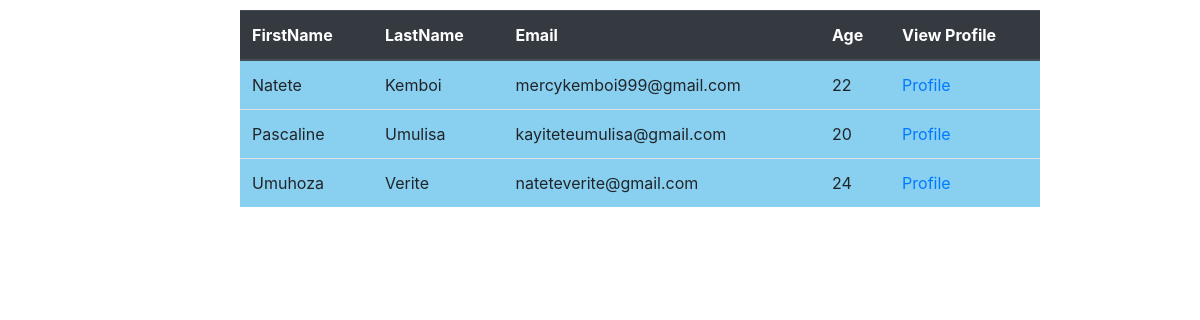
Before: /walletapp/customers/ with the older database file.
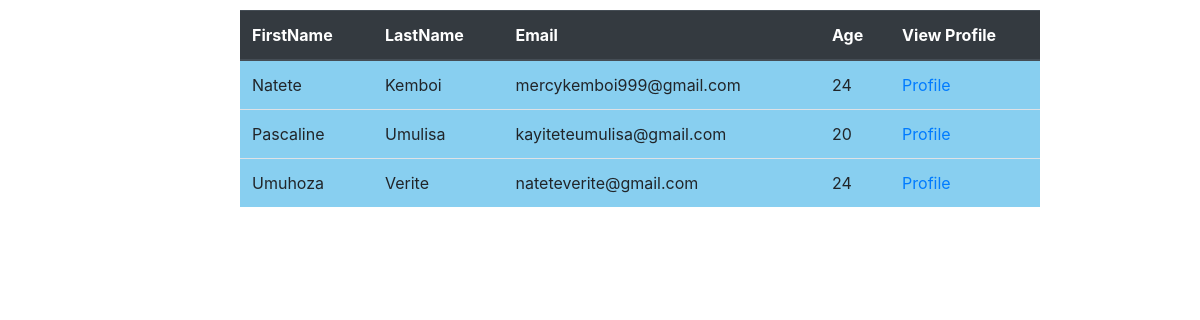
After: the same page with the newer database file.
### walletapp/models.py (models this page shows)
class Customer(models.Model):
    first_name=models.CharField(max_length=20)
    last_name=models.CharField(max_length=20)
    address=models.CharField(max_length=20)
    email=models.EmailField(max_length=254)
    phone_number=models.CharField(max_length=13)
    gender=models.CharField(max_length=10)
    age=models.PositiveSmallIntegerField()

### walletapp/views.py (the view)
# urls.py: path('customers/', views.list_customers, name="customers_list"),
def list_customers(request):
    customers = models.Customer.objects.all()
    return render(request, "customers_list.html", {"customers":customers})

### walletapp/templates/customers_list.html (shortened to what this page needs)
<!DOCTYPE html>
<html lang="en">
<head>
    <link rel="stylesheet" href="https://cdn.jsdelivr.net/npm/bootstrap@4.3.1/dist/css/bootstrap.min.css">
</head>
<body>
    <table class="table" style="width: 50rem; margin-top:10px;margin-left: 20%; padding:2% 5%; background-color:#88CFF0;">
        <thead class="thead-dark">
        <tr>
            <th>FirstName</th>
            <th>LastName</th>
            <th>Email</th>
            <th>Age</th>
            <th>View Profile</th>
        </tr>
        </thead>
        <tr>
            {%for customer in customers%}
            <td>{{customer.first_name}}</td>
            <td>{{customer.last_name}}</td>
            <td>{{customer.email}}</td>
            <td>{{customer.age}}</td>
            <td> <a href="{% url 'customer_profile' id=customer.id %}"> Profile </a></td>
        </tr>
        {% endfor %}
    </table>
</body>
</html>

Changed rows visible on the page:
changed Customer "Natete": age "22" → "24"
